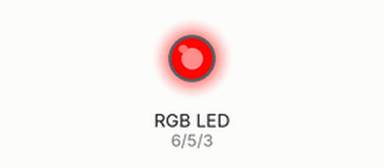
A sketch run on a simulated Arduino Uno, built with avr-gcc and run on an emulated ATmega328P. Parts: an RGB LED mixed from three pins (HIGH = lit). Dim RGB values are drawn brighter than linear.

Above: at 0.05 s.
At 1.3 s:
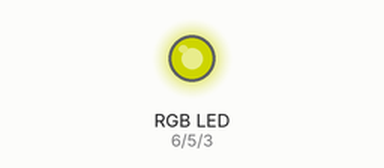
At 1.9 s:
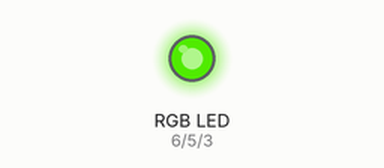
At 2.55 s:
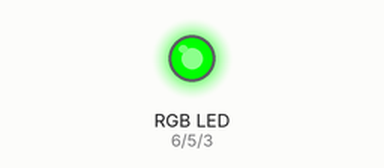
At 3.8 s:
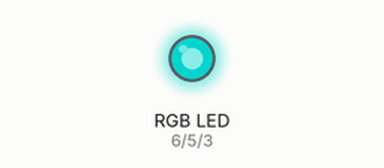
At 5.1 s:
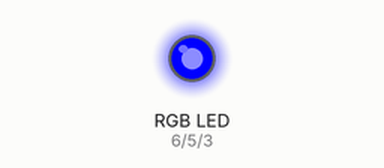
Timing chart, 0 to 6.6 s (numbered marks = the images above):
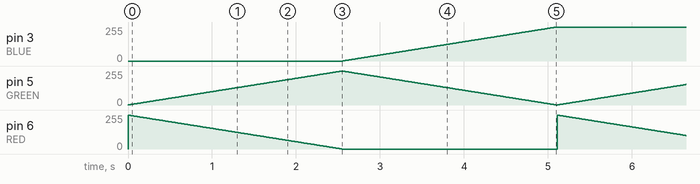

Measured:
- by itself, pin 3 (BLUE): ramps from 1/255 to 255/255 and jumps back, once every 5.1 s
- by itself, pin 6 (RED): ramps from 254/255 to 0/255 and jumps back, once every 5.1 s

The sketch:

RGB_LED.ino
```cpp
//Define Pins
#define BLUE 3
#define GREEN 5
#define RED 6

void setup() {
  pinMode(RED, OUTPUT);
  pinMode(GREEN, OUTPUT);
  pinMode(BLUE, OUTPUT);
  digitalWrite(RED, HIGH);
  digitalWrite(GREEN, LOW);
  digitalWrite(BLUE, LOW);
}

//define variables
int redValue;
int greenValue;
int blueValue;

void loop() {
  #define delayTime 10 // fading time between colors

  redValue = 255;
  greenValue = 0;
  blueValue = 0;

  for(int i = 0; i < 255; i+= 1) {
    redValue -= 1;
    greenValue += 1;

    analogWrite(RED, redValue);
    analogWrite(GREEN, greenValue);
    delay(delayTime);
  }

  redValue = 0;
  greenValue = 255;
  blueValue = 0;

  for(int i = 0; i < 255; i += 1) {
    greenValue -= 1;
    blueValue += 1;

    analogWrite(GREEN, greenValue);
    analogWrite(BLUE, blueValue);
    delay(delayTime);
  }
}
```
